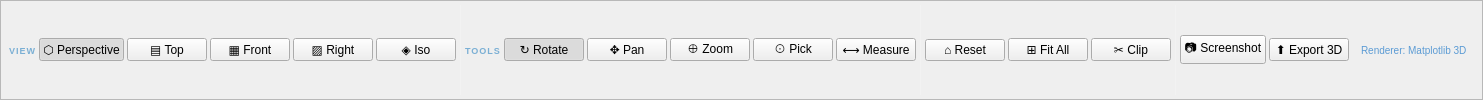
    <widget class="QFrame" name="toolbarFrame">
     <property name="frameShape"><enum>QFrame::StyledPanel</enum></property>
     <property name="maximumHeight"><number>42</number></property>
     <layout class="QHBoxLayout" name="toolbarLayout">
      <property name="spacing"><number>3</number></property>
      <property name="leftMargin"><number>8</number></property>
      <property name="topMargin"><number>4</number></property>
      <property name="rightMargin"><number>8</number></property>
      <property name="bottomMargin"><number>4</number></property>

      <item>
       <widget class="QLabel" name="lblViewPresetsTitle">
        <property name="text"><string>VIEW</string></property>
        <property name="styleSheet"><string>color:#7AAFD4;font-size:9px;font-weight:bold;letter-spacing:1px;</string></property>
       </widget>
      </item>
      <item>
       <widget class="QPushButton" name="btnViewPerspective">
        <property name="toolbtn" stdset="0"><bool>true</bool></property>
        <property name="text"><string>⬡ Perspective</string></property>
        <property name="checkable"><bool>true</bool></property>
        <property name="checked"><bool>true</bool></property>
        <property name="toolTip"><string>Perspective View</string></property>
       </widget>
      </item>
      <item>
       <widget class="QPushButton" name="btnViewTop">
        <property name="toolbtn" stdset="0"><bool>true</bool></property>
        <property name="text"><string>▤ Top</string></property>
        <property name="checkable"><bool>true</bool></property>
        <property name="toolTip"><string>Plan View (Top)</string></property>
       </widget>
      </item>
      <item>
       <widget class="QPushButton" name="btnViewFront">
        <property name="toolbtn" stdset="0"><bool>true</bool></property>
        <property name="text"><string>▦ Front</string></property>
        <property name="checkable"><bool>true</bool></property>
        <property name="toolTip"><string>Front View</string></property>
       </widget>
      </item>
      <item>
       <widget class="QPushButton" name="btnViewSide">
        <property name="toolbtn" stdset="0"><bool>true</bool></property>
        <property name="text"><string>▨ Right</string></property>
        <property name="checkable"><bool>true</bool></property>
        <property name="toolTip"><string>Side View</string></property>
       </widget>
      </item>
      <item>
       <widget class="QPushButton" name="btnViewIso">
        <property name="toolbtn" stdset="0"><bool>true</bool></property>
        <property name="text"><string>◈ Iso</string></property>
        <property name="checkable"><bool>true</bool></property>
        <property name="toolTip"><string>Isometric View</string></property>
       </widget>
      </item>

      <item>
       <widget class="QFrame" name="sepV1">
        <property name="frameShape"><enum>QFrame::VLine</enum></property>
        <property name="styleSheet"><string>color:rgba(255,255,255,0.2);</string></property>
       </widget>
      </item>

      <item>
       <widget class="QLabel" name="lblToolsTitle">
        <property name="text"><string>TOOLS</string></property>
        <property name="styleSheet"><string>color:#7AAFD4;font-size:9px;font-weight:bold;letter-spacing:1px;</string></property>
       </widget>
      </item>
      <item>
       <widget class="QPushButton" name="btnModeRotate">
        <property name="toolbtn" stdset="0"><bool>true</bool></property>
        <property name="text"><string>↻ Rotate</string></property>
        <property name="checkable"><bool>true</bool></property>
        <property name="checked"><bool>true</bool></property>
        <property name="toolTip"><string>Rotate Mode — Left Drag</string></property>
       </widget>
      </item>
      <item>
       <widget class="QPushButton" name="btnModePan">
        <property name="toolbtn" stdset="0"><bool>true</bool></property>
        <property name="text"><string>✥ Pan</string></property>
        <property name="checkable"><bool>true</bool></property>
        <property name="toolTip"><string>Pan Mode — Middle Drag</string></property>
       </widget>
      </item>
      <item>
       <widget class="QPushButton" name="btnModeZoom">
        <property name="toolbtn" stdset="0"><bool>true</bool></property>
        <property name="text"><string>⊕ Zoom</string></property>
        <property name="checkable"><bool>true</bool></property>
        <property name="toolTip"><string>Zoom Mode — Scroll Wheel</string></property>
       </widget>
      </item>
      <item>
       <widget class="QPushButton" name="btnModePick">
        <property name="toolbtn" stdset="0"><bool>true</bool></property>
        <property name="text"><string>⊙ Pick</string></property>
        <property name="checkable"><bool>true</bool></property>
        <property name="toolTip"><string>Pick Mode — Click to query point</string></property>
       </widget>
      </item>
      <item>
       <widget class="QPushButton" name="btnModeMeasure">
        <property name="toolbtn" stdset="0"><bool>true</bool></property>
        <property name="text"><string>⟷ Measure</string></property>
        <property name="checkable"><bool>true</bool></property>
        <property name="toolTip"><string>Measure Distance between two points</string></property>
       </widget>
      </item>

      <item>
       <widget class="QFrame" name="sepV2">
        <property name="frameShape"><enum>QFrame::VLine</enum></property>
        <property name="styleSheet"><string>color:rgba(255,255,255,0.2);</string></property>
       </widget>
      </item>

      <item>
       <widget class="QPushButton" name="btnResetView">
        <property name="toolbtn" stdset="0"><bool>true</bool></property>
        <property name="text"><string>⌂ Reset</string></property>
        <property name="toolTip"><string>Reset camera to default position</string></property>
       </widget>
      </item>
      <item>
       <widget class="QPushButton" name="btnFitAll">
        <property name="toolbtn" stdset="0"><bool>true</bool></property>
        <property name="text"><string>⊞ Fit All</string></property>
        <property name="toolTip"><string>Fit all objects in viewport</string></property>
       </widget>
      </item>
      <item>
       <widget class="QPushButton" name="btnClipPlane">
        <property name="toolbtn" stdset="0"><bool>true</bool></property>
        <property name="text"><string>✂ Clip</string></property>
        <property name="checkable"><bool>true</bool></property>
        <property name="toolTip"><string>Toggle clipping plane</string></property>
       </widget>
      </item>

      <item>
       <widget class="QFrame" name="sepV3">
        <property name="frameShape"><enum>QFrame::VLine</enum></property>
        <property name="styleSheet"><string>color:rgba(255,255,255,0.2);</string></property>
       </widget>
      </item>

      <item>
       <widget class="QPushButton" name="btnScreenshot">
        <property name="toolbtn" stdset="0"><bool>true</bool></property>
        <property name="text"><string>📷 Screenshot</string></property>
        <property name="toolTip"><string>Save viewport as PNG</string></property>
       </widget>
      </item>
      <item>
       <widget class="QPushButton" name="btnExport3D">
        <property name="toolbtn" stdset="0"><bool>true</bool></property>
        <property name="text"><string>⬆ Export 3D</string></property>
        <property name="toolTip"><string>Export scene as image file</string></property>
       </widget>
      </item>

      <item>
       <spacer name="toolbarSpacer">
        <property name="orientation"><enum>Qt::Horizontal</enum></property>
        <property name="sizeType"><enum>QSizePolicy::Expanding</enum></property>
       </spacer>
      </item>

      <item>
       <widget class="QLabel" name="lblRenderInfo">
        <property name="text"><string>Renderer: Matplotlib 3D</string></property>
        <property name="styleSheet"><string>color:#5B9BD4;font-size:10px;padding-right:4px;</string></property>
       </widget>
      </item>

     </layout>
    </widget>
